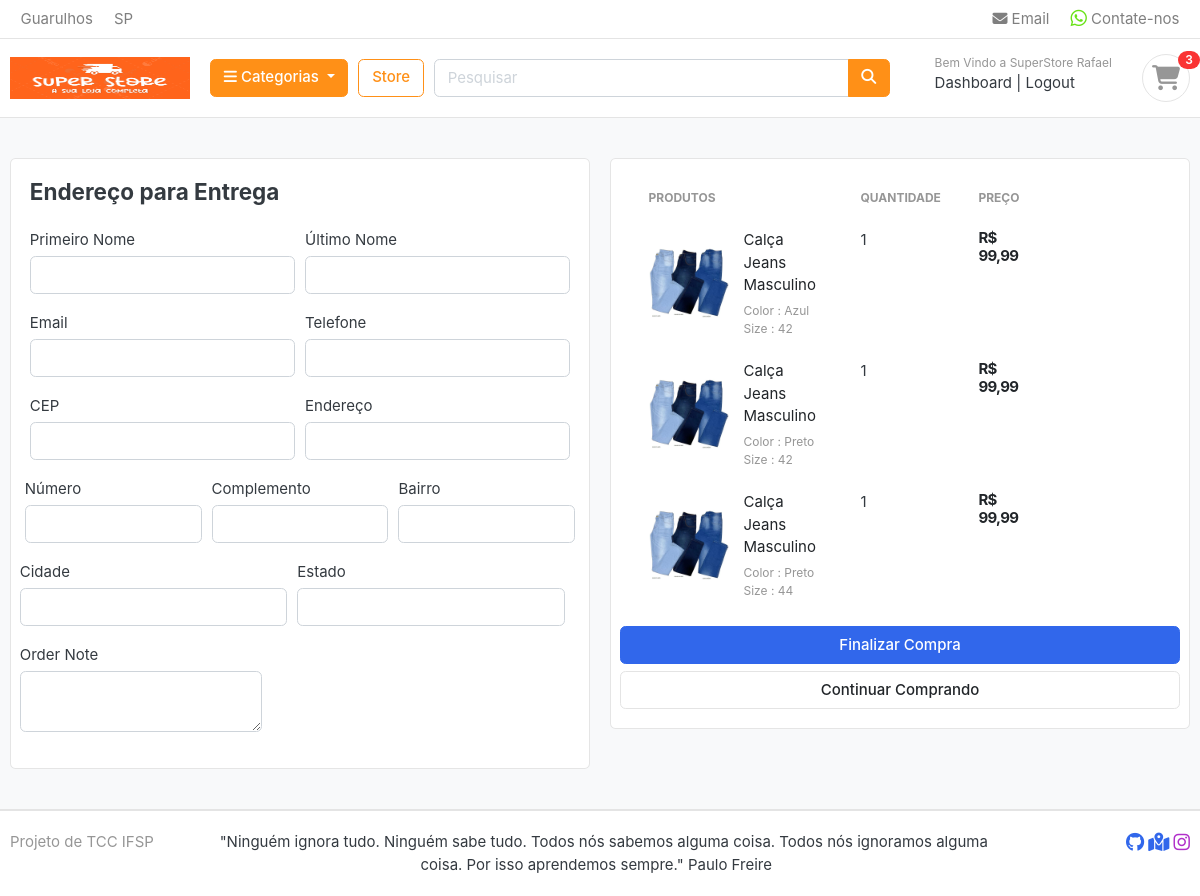
The app's page /cart/checkout/ (signed in) with its own data.
### accounts/models.py (models this page shows, shortened)
class Account(AbstractBaseUser):
    primeiro_nome  = models.CharField(max_length=50)
    ultimo_nome = models.CharField(max_length=50)
    username = models.CharField(max_length=50, unique=True)
    email = models.EmailField(max_length=100, unique=True)
    telefone = models.CharField(max_length=20)
    data_de_entrada = models.DateTimeField(auto_now_add=True)
    ultimo_login = models.DateTimeField(auto_now_add=True)
    is_admin =  models.BooleanField(default=False)
    is_staff =  models.BooleanField(default=False)
    is_active = models.BooleanField(default=False)
    is_superadmin = models.BooleanField(default=False)
    USERNAME_FIELD = 'email'
    REQUIRED_FIELDS = ['username', 'primeiro_nome', 'ultimo_nome',]
    objects = MyAccountManager()

### carts/models.py (models this page shows, shortened)
class CartItem(models.Model):
    user = models.ForeignKey(Account, on_delete=models.CASCADE, null=True)
    produto = models.ForeignKey(Produto, on_delete=models.CASCADE)
    variations = models.ManyToManyField(Variation, blank=True)
    cart = models.ForeignKey(Cart, on_delete=models.CASCADE, null=True)
    quantidade = models.IntegerField()
    is_active = models.BooleanField(default=True)
    def sub_total(self):
        return self.produto.preco * self.quantidade

### store/models.py (models this page shows, shortened)
class Produto(models.Model):
    produto_nome = models.CharField(max_length=200, unique=True)
    slug = models.SlugField(max_length=200, unique=True)
    descricao = models.TextField(max_length=800, blank=True)
    preco = models.FloatField()
    foto = models.ImageField(upload_to='photos/produtos')
    estoque = models.IntegerField()
    avaliavel = models.BooleanField(default=True)
    categoria = models.ForeignKey(Categoria, on_delete=models.CASCADE)
    criado_date = models.DateTimeField(auto_now_add=True)
    modificado_date = models.DateTimeField(auto_now_add=True)
    class Meta:
        verbose_name = 'produto'
        verbose_name_plural  ='produtos'
    def get_url(self):
        return reverse('product_detail', args=[self.categoria.slug, self.slug])

class Variation(models.Model):
    produto = models.ForeignKey(Produto, on_delete=models.CASCADE)
    variation_categoria = models.CharField(max_length=100, choices=variation_categoria_choice)
    variation_valor = models.CharField(max_length=100)
    is_active = models.BooleanField(default=True)
    created_date = models.DateTimeField(auto_now=True)
    objects = VariationManager()

### carts/views.py (the view)
# urls.py: path('checkout/', views.checkout, name='checkout'),
@login_required(login_url='login')
def checkout(request, total=0, quantidade=0, cart_items=None):
    try:
        taxa = 0
        grand_total = 0
        if request.user.is_authenticated:
            cart_items = CartItem.objects.filter(user=request.user, is_active=True)
        else:
            cart = Cart.objects.get(cart_id=_cart_id(request))
            cart_items = CartItem.objects.filter(cart=cart, is_active=True)
        for cart_item in cart_items:
            quantidade += cart_item.quantidade
            total += cart_item.produto.preco * cart_item.quantidade
        if total < 500:
            taxa = (3 * total) / 100
        else:
            taxa = (2 * total) / 100
        grand_total = total + taxa
    except ObjectDoesNotExist:
        pass
    context = {
        "total": total,
        "quantidade": quantidade,
        "cart_items": cart_items,
        "taxa": taxa,
        "grand_total": grand_total,
    }
    return render(request, 'store/checkout.html', context)

### templates/store/checkout.html (shortened to what this page needs)
{% extends 'base.html' %}
{% load static %}
{% block content %}
<section class="section-content padding-y bg">
    <div class="container">
        <div class="row">
            <aside class="col-lg-6">
                <div class="card">
                    <div class="card-body">
                        <h4 class="card-title mb-4">Endereço para Entrega</h4>
                        <form action="{% url 'place_order' %}" method="POST" id="cep_form">
                            <div class="form-row">
                                <div class="col form-group">
                                    <label for="">Primeiro Nome</label>
                                    <input type="text" name="primeiro_nome" class="form-control" required>
                                </div>
                                <div class="col form-group">
                                    <label for="">Último Nome</label>
                                    <input type="text" name="ultimo_nome" class="form-control" required>
                                </div>
                            </div>
                            <div class="form-row">
                                <div class="col form-group">
                                    <label for="">Email</label>
                                    <input type="email" name="email" class="form-control" required>
                                </div>
                                <div class="col form-group">
                                    <label for="">Telefone</label>
                                    <input type="text" name="telefone" class="form-control" required>
                                </div>
                            </div>
                            <div class="form-row">
                                <div class="col form-group">
                                    <label for="">CEP</label>
                                    <input type="text" name="cep" class="form-control" id="cep" required>
                                </div>
                                <div class="col form-group">
                                    <label for="">Endereço</label>
                                    <input type="text" name="logradouro" id="logradouro" class="form-control">
                                </div>
                                <div class="form-row">
                                    <div class="col form-group">
                                        <label for="">Número</label>
                                        <input type="number" name="numero" class="form-control" required>
                                    </div>
                                    <div class="col form-group">
                                        <label for="">Complemento</label>
                                        <input type="text" name="complemento" class="form-control" required>
                                    </div>
                                    <div class="col form-group">
                                        <label for="">Bairro</label>
                                        <input type="text" name="bairro" id="bairro" class="form-control">
                                    </div>
                                    <div class="form-row">
                                        <div class="col form-group">
                                            <label for="">Cidade</label>
                                            <input type="text" name="cidade" id="cidade" class="form-control">
                                        </div>
                                        <div class="col form-group">
                                            <label for="">Estado</label>
                                            <input type="text" name="uf" id="uf" class="form-control">
                                        </div>
                                    </div>
                                    <div class="form-group">
                                        <label for="">Order Note</label>
                                        <textarea name="order_note" class="form-control m-auto" rows="2"></textarea>
                                    </div>
                                </div>
                            </div>
                    </div>
            </aside>
            <aside class="col-lg-6">
                <div class="card">
                    <div class="card-body">
                        <div class="row">
                            <aside class="col-lg-6">
                                <table class="table table-borderless table-shopping-cart">
                                    <thead class="text-muted">
                                        <tr class="small text-uppercase">
                                            <th scope="col">Produtos</th>
                                            <th scope="col" width="120">Quantidade</th>
                                            <th scope="col" width="120">Preço</th>
                                        </tr>
                                    </thead>
                                    <tbody>
                                        {% for cart_item in cart_items %}
                                        <tr>
                                            <td>
                                                <figure class="itemside align-items-center">
                                                    <div class="aside"><img src="{{ cart_item.produto.foto.url }}"
                                                            class="img-sm">
                                                    </div>
                                                    <figcaption class="info">
                                                        <a href="{{ cart_item.produto.get_url }}"
                                                            class="title text-dark">{{ cart_item.produto.produto_nome }}</a>
                                                        <p class="text-muted small">
                                                            {% if cart_item.variations.all %}
                                                            {% for item in cart_item.variations.all %}
                                                            {{item.variation_categoria | capfirst}} :
                                                            {{item.variation_valor | capfirst}} <br>
                                                            {% endfor %}
                                                            {% endif %}
                                                        </p>
                                                    </figcaption>
                                                </figure>
                                            </td>
                                            <td>
                                                <label for="">{{ cart_item.quantidade }}</label>
                                            </td>
                                            <td>
                                                <div class="price-wrap">
                                                    <var class="price">R$
                                                        {{ cart_item.sub_total|floatformat:2 }}</var>
                                                </div>
                                            </td>
                                        </tr>
                                        {% endfor %}
                                    </tbody>
                                </table>
                            </aside>
                            <button type="submit" name="submit" class="btn btn-primary btn-block">Finalizar
                                Compra</button>
                            <a href="{% url 'store' %}" class="btn btn-light btn-block">Continuar Comprando</a>
                        </div>
                    </div>
            </aside>
        </div>
    </div>
</section>
{% endblock %}

### templates/includes/nav.html (shortened to what this page needs)
{% load static %}
<header class="section-header">
    <nav class="navbar p-md-0 navbar-expand-sm navbar-light border-bottom">
        <div class="container">
            <div class="collapse navbar-collapse" id="navbarTop4">
                <ul class="navbar-nav mr-auto">
                    <li class="nav-item dropdown">
                        <a href="#" class="nav-link"> Guarulhos </a>
                    </li>
                    <li class="nav-item dropdown">
                        <a href="#" class="nav-link"> SP </a>
                    </li>
                </ul>
                <ul class="navbar-nav">
                    <li><a href="#" class="nav-link"> <i class="fa-solid fa-envelope"></i> Email </a></li>
                    <li><a href="https://api.whatsapp.com/send/?phone=5511965739330&text&type=phone_number&app_absent=0"
                            class="nav-link" target="_blank"> </i> Contate-nos </a></li>
                </ul>
            </div>
        </div>
    </nav>
    <section class="header-main border-bottom">
        <div class="container">
            <div class="row align-items-center">
                <div class="col-lg-2 col-md-3 col-6">
                    <a href="{% url 'home' %}" class="brand-wrap">
                        <img class="logo" src="{% static 'images/logo_oficial.png' %}" width="180">
                    </a>
                </div>
                <div class="col-lg col-sm col-md col-6 flex-grow-0">
                    <div class="category-wrap dropdown d-inline-block float-right">
                        <button type="button" class="btn btn-warning dropdown-toggle" data-toggle="dropdown"
                            aria-expanded="false">
                            <i class="fa fa-bars"></i> Categorias
                        </button>
                    </div>
                </div>
                <a href="{% url 'store' %}" class="btn btn-outline-warning">Store</a>
                <div class="col-lg  col-md-6 col-sm-12 col">
                    <form action="{% url 'search' %}" class="search" method="GET">
                        <div class="input-group w-100">
                            <input type="text" class="form-control" style="width:60%;" placeholder="Pesquisar"
                                name="keyword">
                            <div class="input-group-append">
                                <button class="btn btn-warning" type="submit">
                                    <i class="fa fa-search"></i>
                                </button>
                            </div>
                        </div>
                    </form>
                </div>
                <div class="col-lg-3 col-sm-6 col-8 order-2 order-lg-3">
                    <div class="d-flex justify-content-end mb-3 mb-lg-0">
                        {% if user.id is not None %}
                        <div class="widget-header">
                            <small class="title text-muted">Bem Vindo a SuperStore {{ user.primeiro_nome }}</small>
                            <div>
                                <a href="{% url 'dashboard' %}">Dashboard</a> <span class="dark-transp"> | </span>
                                <a href="{% url 'logout' %}"> Logout</a>
                            </div>
                        </div>
                        {% endif %}
                        <a href="{% url 'cart' %}" class="widget-header pl-3 ml-3">
                            <div class="icon icon-sm rounded-circle border"><i
                                    class="fa-solid fa-cart-shopping fa-beat fa-lg"></i>
                            </div>
                            <span class="badge badge-pill badge-danger notify">{{ cart_count }}</span>
                        </a>
                    </div>
                </div>
            </div>
        </div>
    </section>
</header>

### records on screen
Account: primeiro_nome "Rafael"
CartItem: produto.foto (picture), produto.produto_nome "Calça Jeans Masculino", quantidade "1", sub_total "99,99"
Variation: variation_categoria "Color", variation_valor "Azul"
Variation: variation_categoria "Size", variation_valor "42"
CartItem: produto.foto (picture), produto.produto_nome "Calça Jeans Masculino", quantidade "1", sub_total "99,99"
Variation: variation_categoria "Color", variation_valor "Preto"
CartItem: produto.foto (picture), produto.produto_nome "Calça Jeans Masculino", quantidade "1", sub_total "99,99"
Variation: variation_categoria "Size", variation_valor "44"

### other values on screen
{{ cart_count }} "3"
